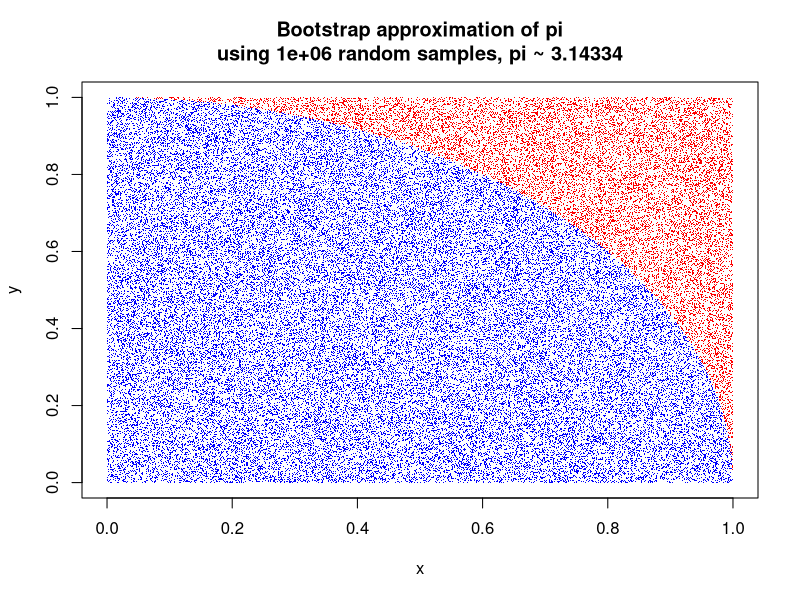

Write the R code that produced this figure.
## ---- chunk 1
n <- 1e6
x <- runif(n); y <- runif(n)
inside <- x^2 + y^2 <= 1
pi <- 4 * sum(inside) / n
idx <- sample.int(trunc(n/(log(n))), replace = FALSE)
x <- x[idx]; y <- y[idx];
inside <- inside[idx]

plot(x, y, 
     col=ifelse(inside, "blue", "red"), cex=0.5, pch=".",  
     main=sprintf("Bootstrap approximation of pi\nusing %s random samples, pi ~ %1.5f", n, pi))
